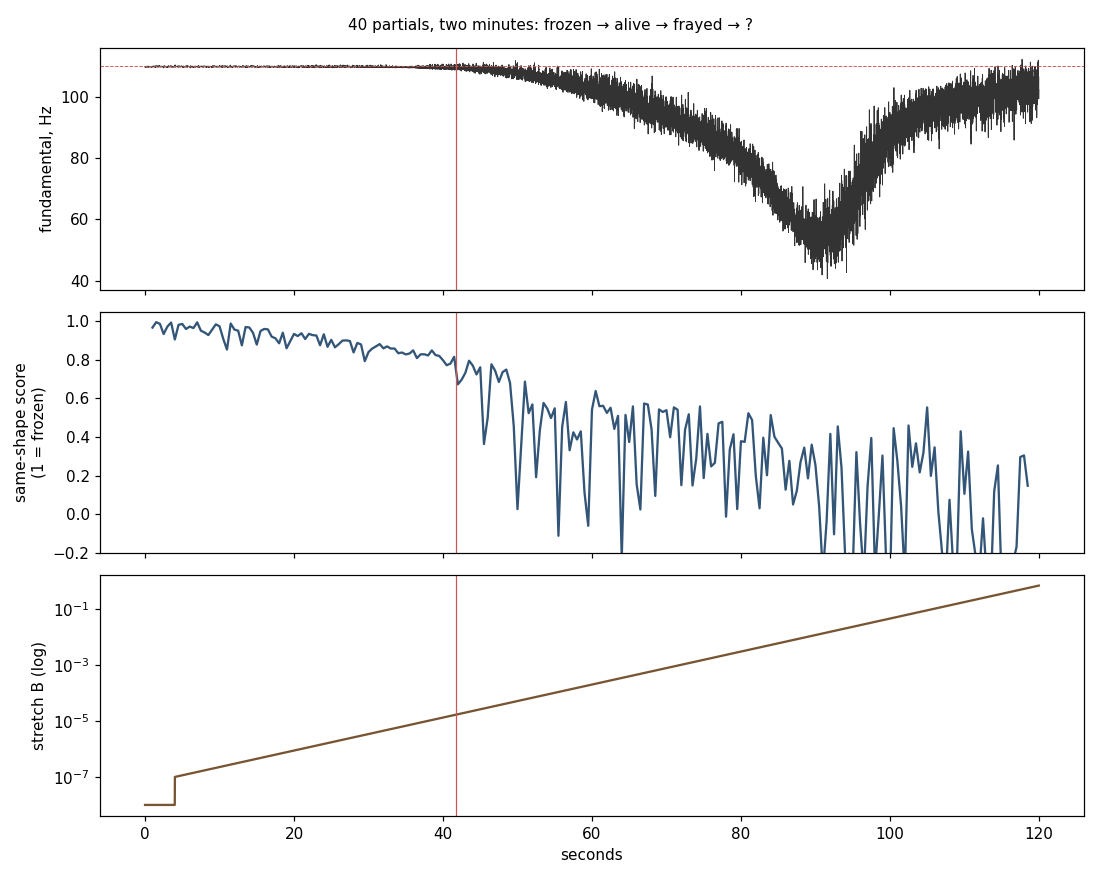

This figure's Python source:
#!/usr/bin/env python3
"""The living zone, high resolution: 40 partials, 40 outside voices.
Stretch hits partial n roughly as B*n^3, so the top of a 40-partial tone feels
it ~300x sooner than partial 6 did. The sweep is therefore exponential: B doubles
at a steady rate (equal time per doubling), after a 4 s harmonic hold.
Integrated at audio rate (partial 40 runs at several kHz). Each partial keeps its
own phase: dp_n/dt = r_n(t) * dtheta/dt.
Writes sweep120-singer-alone.wav, sweep120-with-voices.wav, sweep40.png, sweep120-report.json."""
import numpy as np, json, matplotlib; matplotlib.use("Agg"); import matplotlib.pyplot as plt
from scipy.io import wavfile
SR, F0, N, K, SECS, HOLD = 44100, 110.0, 40, 6.0, 120.0, 4.0
B_LO = 1e-7; B_HI = B_LO*(2e-4/1e-7)**((120.0-4.0)/56.0)
rng = np.random.default_rng(7); DET = 1 + rng.uniform(-0.004, 0.004, N)
n = np.arange(1, N+1); amp = n**-0.7            # brighter than 1/n so the top is audible
steps = int(SECS*SR); dt = 1/SR; t = np.arange(steps)/SR
x = np.clip((t-HOLD)/(SECS-HOLD), 0, 1)
B = np.where(t < HOLD, 0.0, B_LO*(B_HI/B_LO)**x)
w = n*F0*DET
# Back-pull on the tone scaled so its strongest possible tug matches the 6-partial run
# (sum of n over 6 partials = 21). Unscaled, 40 voices throw even a harmonic tone around.
BACK = 21.0/n.sum()
Fprev = F0; p = np.zeros(N); ph = rng.uniform(0, 1, N)
singer = np.zeros(steps); voices = np.zeros(steps); F = np.empty(steps); TOP = np.empty(steps)
for i in range(steps):
    r = n*np.sqrt(1 + B[i]*n*n)
    # a partial past ~16 kHz sits thousands of Hz from its voice: its pull averages to nothing,
    # and at this step size it can no longer be computed honestly, so it is faded out of the coupling
    gate = np.clip((19000.0 - r*Fprev)/3000.0, 0, 1)
    s = np.sin(2*np.pi*(ph - p))*gate
    dth = F0 + BACK*K*(r*s).sum(); Fprev = dth
    p += r*dth*dt; ph += (w - K*s)*dt
    fq = r*dth; g = amp*np.clip((19000.0 - fq)/3000.0, 0, 1)
    singer[i] = g @ np.sin(2*np.pi*p); voices[i] = amp @ np.sin(2*np.pi*ph)
    F[i] = dth; TOP[i] = r[-1]*dth
env = np.minimum(1, np.minimum(t/0.05, (SECS-t)/0.5))
def w16(name, y):
    y = y*env; y = y/np.abs(y).max()*0.85; wavfile.write(name, SR, (y*32767).astype(np.int16))
w16("sweep120-singer-alone.wav", singer); w16("sweep120-with-voices.wav", 0.6*singer + 0.35*voices)
# smoothed fundamental and its wobble (0.5 s windows), at 100 Hz for the plot
hop = SR//100; Fd = F[:len(F)//hop*hop].reshape(-1, hop).mean(1); td = np.arange(len(Fd))/100
win = 50; k = np.ones(win)/win
m = np.convolve(Fd, k, "same"); sd = np.sqrt(np.maximum(np.convolve(Fd**2, k, "same") - m**2, 0))
sd[:win] = 0; sd[-win:] = 0
brk = int(np.argmax(sd > 0.5)); tb = td[brk]
def shape(tsec):   # same-shape score: 50 ms of the singer vs whole periods ~0.25 s later
    i = int(tsec*SR); f = m[int(tsec*100)]; per = SR/f; kk = round(0.25*f); j = i + int(round(kk*per))
    a = singer[i:i+2205]; b = singer[j:j+2205]; return float(np.dot(a, b)/np.sqrt(np.dot(a, a)*np.dot(b, b)))
marks = []
for s_ in (2, 20, 40, 56, 62, 68, 74, 80, 86, 92, 98, 104, 110, 116):
    ii = int(s_*SR); marks.append(dict(t=s_, B=float(f"{B[ii]:.3g}"), fund=round(float(m[s_*100]), 2),
        wobble=round(float(sd[s_*100]), 2), top_partial_hz=round(float(TOP[ii])), audible_partials=int(((n*np.sqrt(1+B[ii]*n*n))*m[s_*100] < 16000).sum()), shape=round(shape(s_), 3)))
rep = dict(N=N, K_hz=K, seconds=SECS, B_range=[B_LO, B_HI], break_time_s=round(float(tb), 2),
           break_B=float(f"{B[int(tb*SR)]:.3g}"), marks=marks)
json.dump(rep, open("sweep120-report.json", "w"), indent=1); print(json.dumps(rep, indent=1))
fig, ax = plt.subplots(3, 1, figsize=(10, 8), sharex=True)
ax[0].plot(td, Fd, lw=.6, color="#333"); ax[0].axhline(110, color="#c55", ls="--", lw=.6)
ax[0].set_ylabel("fundamental, Hz"); 
sh_t = np.arange(1, SECS-1, 0.5); ax[1].plot(sh_t, [shape(s) for s in sh_t], color="#357")
ax[1].set_ylabel("same-shape score\n(1 = frozen)"); ax[1].set_ylim(-0.2, 1.05)
ax[2].semilogy(t[::441], np.maximum(B[::441], 1e-8), color="#753"); ax[2].set_ylabel("stretch B (log)")
ax[2].set_xlabel("seconds")
for a in ax: a.axvline(tb, color="#c55", lw=.8)
fig.suptitle("40 partials, two minutes: frozen → alive → frayed → ?", fontsize=10)
fig.tight_layout(); fig.savefig("sweep120.png", dpi=110)
